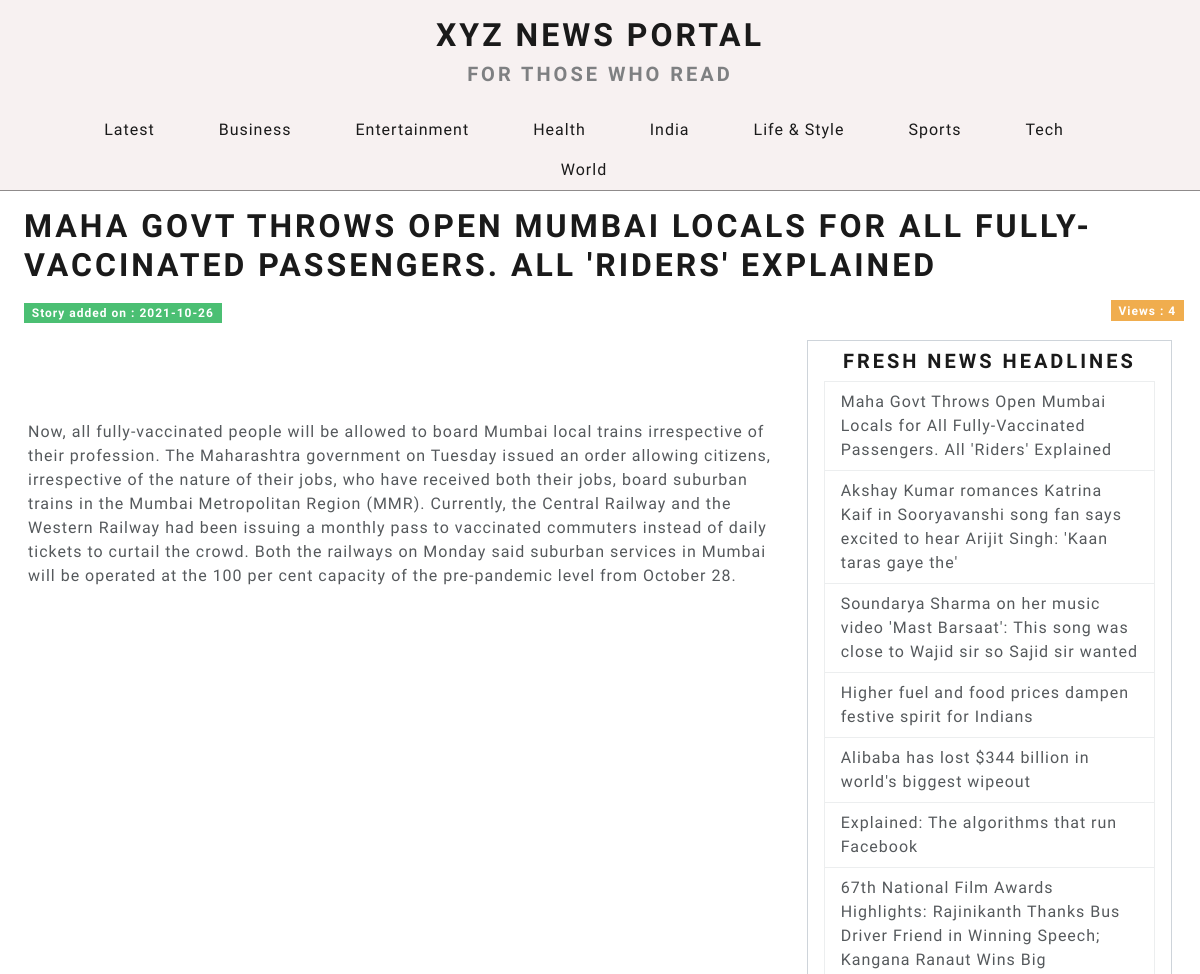
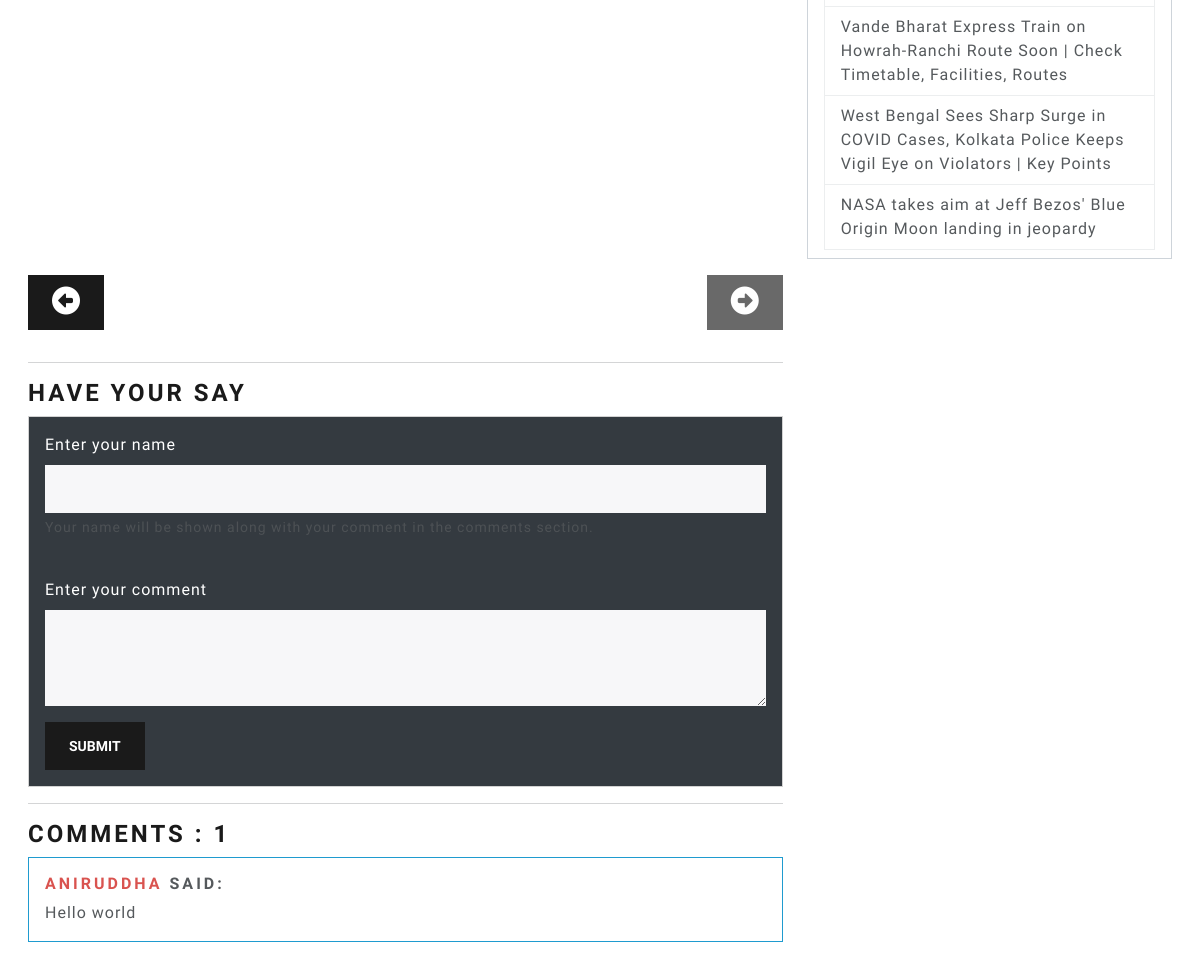
Page /post.php?id=78 on the committed database (2 pictures, top to bottom).
### tables this page shows
CREATE TABLE `article` (
  `article_id` int(11) NOT NULL,
  `article_title_img` text NOT NULL,
  `article_title` text NOT NULL,
  `article_category` text NOT NULL,
  `article_desc` text NOT NULL,
  `article_visit` int(11) NOT NULL DEFAULT 0,
  `admin_id` int(11) NOT NULL,
  `article_status` int(11) NOT NULL DEFAULT 1,
  `article_date` date NOT NULL DEFAULT current_timestamp()
);

CREATE TABLE `comment` (
  `comment_id` int(11) NOT NULL,
  `comment_auther` varchar(40) NOT NULL,
  `comment_desc` text NOT NULL,
  `article_id` int(11) NOT NULL,
  `comment_status` int(11) NOT NULL DEFAULT 0
);

### post.php (the view, shortened to what this page needs)
<?php
    require('./config/db.php');
    $id = mysqli_real_escape_string($conn, $_GET['id']);
    $query = 'select * from article where article_id='.$id;
    $query_titles = "SELECT * FROM article WHERE article_status = 1 ORDER BY article_id DESC LIMIT 10";
    $query_allCategories = "select distinct article_category from article order by article_category";
    $query_comments = "select * from comment where (article_id = '$id' and comment_status = '1') order by comment_id desc";
    $results = mysqli_query($conn,$query);
    $results_titles = mysqli_query($conn,$query_titles);
    $results_allCategories = mysqli_query($conn,$query_allCategories);
    $results_comments = mysqli_query($conn,$query_comments);
    $post = mysqli_fetch_assoc($results);
    $titles = mysqli_fetch_all($results_titles,MYSQLI_ASSOC);
    $allCategories = mysqli_fetch_all($results_allCategories,MYSQLI_ASSOC);
    $comments = mysqli_fetch_all($results_comments,MYSQLI_ASSOC);
    $next = mysqli_fetch_assoc(mysqli_query($conn,"select min(article_id) from article where article_id>$id"));
    $previous = mysqli_fetch_assoc(mysqli_query($conn,"select max(article_id) from article where article_id<$id"));
?>
<!DOCTYPE html>
<html lang="en">
<head>
    <link rel="stylesheet" href="css/main.css">
    <link rel="stylesheet" href="https://bootswatch.com/5/lux/bootstrap.css">
    <link rel="stylesheet" href="./css/post.css">
</head>
<body>
    <div class="header">
        <div class="container-fluid">
            <a href="index.php" id="banner">
                <div id="banner" class="text-center py-3">
                    <h1>XYZ News Portal</h1>
                    <h4 class="text-muted">For those who read</h4>
                </div>
            </a>
            <div class="container-md">
                <ul class="nav nav-pills justify-content-center">
                    <li class="nav-item">
                    <a class="nav-link" href="index.php">Latest</a>
                    </li>
                    <?php foreach($allCategories as $cat): ?>
                        <li class="nav-item">
                        <a class="nav-link" href="categorizedPosts.php?category=<?php echo $cat['article_category']; ?>"><?php echo $cat['article_category']; ?></a>
                        </li>
                    <?php endforeach; ?>
                </ul>
            </div>
        </div>
    </div>
    <div class="main-content container-lg-12 mx-3">
        <h1 class="mx-2 pt-3"> <?php echo $post['article_title']; ?></h1>
        <div class="container-lg-12 main-container mx-0">
            <div class="row my-3">
                <div class="col-sm-6">
                    <span class="mx-2 badge bg-success">Story added on : <?php echo $post['article_date'];?></span>
                </div>
                <div class="col-sm-6">
                    <span style="float:right;" class="mx -2 badge bg-warning">Views : <?php echo $post['article_visit'];?></span>
                </div>
            </div>
            <div class="row mx-0 my-3">
                <div class="col-lg-8 my-2">
                    <div class="text-center mb-5"><img src="admin/assets/upload/article/<?php echo $post['article_title_img']?>" alt="" class="img-fluid"></div>
                    <p><?php echo $post['article_desc'] ; ?></p>
                </div>
                <div class="col-lg-4 mx-auto">
                    <div class=" border border-secondary search-box p-2">
                        <h4 class="text-center">Fresh News headlines</h4>
                        <div class="list-group mx-2">
                        <?php foreach($titles as $title) : ?>
                        <a href="post.php?id=<?php echo $title['article_id']; ?>" class="list-group-item list-group-item-action news-headline-links"><?php echo $title['article_title'];?></a>
                        <?php endforeach; ?>
                        </div>
                    </div>
                </div>
            </div>
            <div class="row mx-0 my-3">
                <div class="col-md-8">
                    <div class="row">
                        <div class="col-sm-6">
                            <?php if($previous['max(article_id)'] != NULL):?>
                                <a href="post.php?id=<?php echo $previous['max(article_id)'];?>"><button type="button" class="btn btn-primary" id="previous-btn"><i class="fas fa-2x fa-arrow-alt-circle-left"></i></button></a>
                            <?php endif;?>
                        </div>
                        <div class="col-sm-6">
                            <?php if($next['min(article_id)'] == NULL):?>
                                <a href="post.php?id=<?php echo $next['min(article_id)'];?>"><button style="float:right;" type="button" class="btn btn-primary disabled" id="previous-btn"><i class="fas fa-2x fa-arrow-alt-circle-right"></i></button></a>
                            <?php endif;?>
                        </div>
                    </div>
                </div>
            </div>
            <div class="row mx-0 my-3">
                <div class="col-md-8">
                    <hr>
                    <h3>Have your say</h3>
                     <div class="card">
                        <div class="card-body text-white bg-dark">
                            <form action="<?php $_SERVER['PHP_SELF'];?>" method="post">
                                <div class="mb-3">
                                    <label for="inputName" class="form-label">Enter your name</label>
                                    <input type="text" class="form-control" name="commenter_name" id="inputName" aria-describedby="emailHelp">
                                    <div id="emailHelp" class="form-text">Your name will be shown along with your comment in the comments section.</div>
                                </div>
                                <div class=" mb-3 form-group">
                                <label for="exampleTextarea" class="form-label mt-4">Enter your comment</label>
                                <textarea class="form-control" name="comment" id="exampleTextarea" rows="3"></textarea>
                                </div>
                                <button type="submit" name="submit" class="btn btn-primary">Submit</button>
                            </form>
                        </div>
                     </div>
                     <hr>
                    <h3>Comments : <?php echo count($comments);?></h3>
                    <?php $N = 0;?>
                    <?php foreach($comments as $comment):?>
                    <?php $N++; ?>
                    <?php if($N % 2) : ?>
                    <div class="card my-2 border-info">
                        <div class="card-body card-2">
                            <h5 class="card-title"><span class="text-danger commenter-name2"><?php echo $comment['comment_auther'];?></span> said:</h5>
                            <p class="card-text"><?php echo $comment['comment_desc'];?></p>
                        </div>
                    </div>
                    <?php endif;?>
                    <?php endforeach; ?>
                </div>
            </div>
        </div>
    </div>
</body>
</html>

### css/main.css (style rules this page uses)
body { background-color: #eee; }
.header { background-color: rgba(247, 241, 241, 0.986); border-bottom: 1px solid rgba(0, 0, 0, 0.425); }
.search-box { position: -webkit-sticky; position: sticky; top: 10px; }
#banner { text-decoration: none; }

### css/post.css (style rules this page uses)
body { overflow-x: hidden; transition: all ease-in-out 1s; }

### rows in the picture
article: article_title "MAHA GOVT THROWS OPEN MUMBAI LOCALS FOR ALL FULLY-VACCINATED PASSENGERS. ALL 'RIDERS' EXPLAINED", article_date "2021-10-26", article_visit "4", article_desc "Now, all fully-vaccinated people will be allowed to board Mumbai local trains irrespective of their profession. The Maharashtra government on Tuesday issued an order allowing citizens, irrespective of the nature of their jobs, who have received both their jobs, board suburban trains in the Mumbai Metropolitan Region (MMR). Currently, the Central Railway and the Western Railway had been issuing a monthly pass to vaccinated commuters instead of daily tickets to curtail the crowd. Both the railways on Monday said suburban services in Mumbai will be operated at the 100 per cent capacity of the pre-pandemic level from October 28.", article_title "Maha Govt Throws Open Mumbai Locals for All Fully-Vaccinated Passengers. All 'Riders' Explained"
article: article_title "Akshay Kumar romances Katrina Kaif in Sooryavanshi song fan says excited to hear Arijit Singh: 'Kaan taras gaye the'"
article: article_title "Soundarya Sharma on her music video 'Mast Barsaat': This song was close to Wajid sir so Sajid sir wanted"
article: article_title "Higher fuel and food prices dampen festive spirit for Indians"
article: article_title "Alibaba has lost $344 billion in world's biggest wipeout"
article: article_title "Explained: The algorithms that run Facebook"
article: article_title "67th National Film Awards Highlights: Rajinikanth Thanks Bus Driver Friend in Winning Speech; Kangana Ranaut Wins Big"
article: article_title "Vande Bharat Express Train on Howrah-Ranchi Route Soon | Check Timetable, Facilities, Routes"
article: article_title "West Bengal Sees Sharp Surge in COVID Cases, Kolkata Police Keeps Vigil Eye on Violators | Key Points"
article: article_title "NASA takes aim at Jeff Bezos' Blue Origin Moon landing in jeopardy"
comment: comment_auther "ANIRUDDHA", comment_desc "Hello world"

### other values in the picture
$cat['article_category'] "Business"
$cat['article_category'] "Entertainment"
$cat['article_category'] "Health"
$cat['article_category'] "India"
$cat['article_category'] "Life & Style"
$cat['article_category'] "Sports"
$cat['article_category'] "Tech"
$cat['article_category'] "World"
count($comments) "1"
